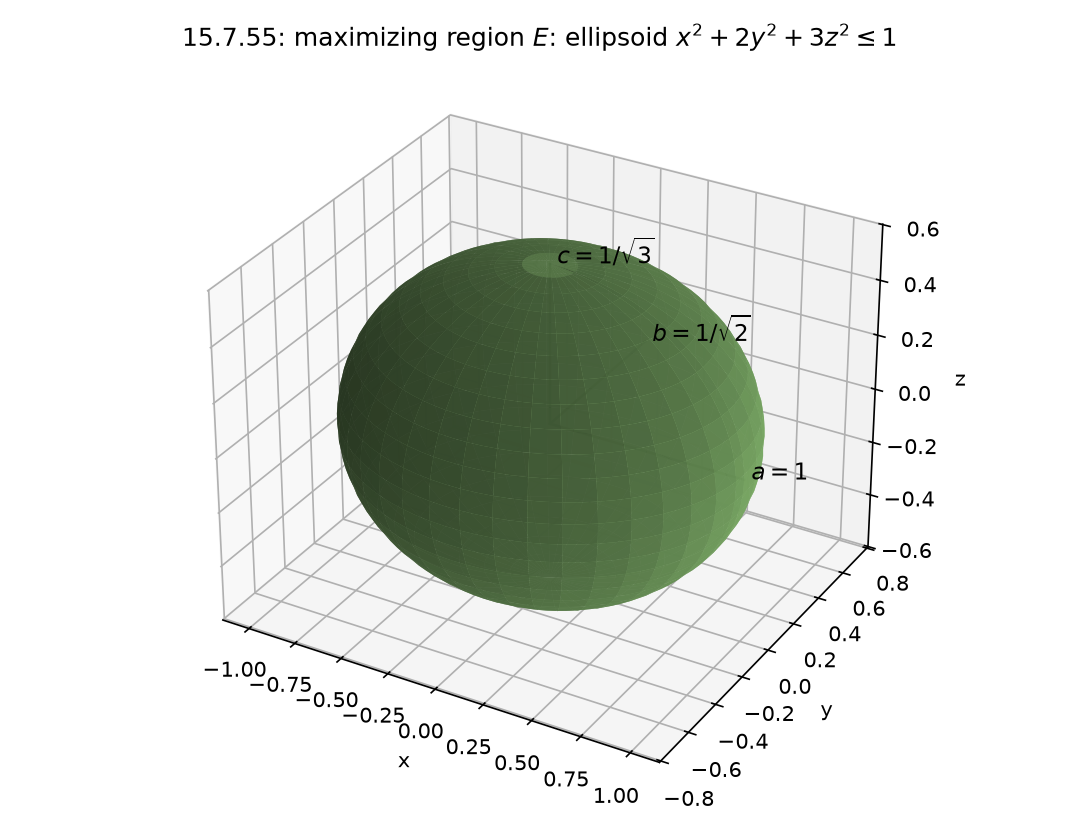

Recreate this plot in Python.
"""3D sketch of the maximizing region E for problem 15.7.55.

E = {x^2 + 2 y^2 + 3 z^2 <= 1}: ellipsoid with semi-axes
1 (x), 1/sqrt(2) (y), 1/sqrt(3) (z).
"""
import numpy as np
import matplotlib
matplotlib.use("Agg")
import matplotlib.pyplot as plt
from mpl_toolkits.mplot3d import Axes3D  # noqa: F401

a, b, c = 1.0, 1 / np.sqrt(2), 1 / np.sqrt(3)
uu, vv = np.meshgrid(np.linspace(0, 2 * np.pi, 80), np.linspace(0, np.pi, 50))
X = a * np.sin(vv) * np.cos(uu)
Y = b * np.sin(vv) * np.sin(uu)
Z = c * np.cos(vv)

fig = plt.figure(figsize=(7.2, 5.6))
ax = fig.add_subplot(111, projection="3d")
ax.plot_surface(X, Y, Z, color="#7fb069", alpha=0.9, rstride=2, cstride=2)
ax.plot([0, a], [0, 0], [0, 0], "k-", lw=1.2)
ax.plot([0, 0], [0, b], [0, 0], "k-", lw=1.2)
ax.plot([0, 0], [0, 0], [0, c], "k-", lw=1.2)
ax.text(a, 0, 0, " $a=1$", fontsize=11)
ax.text(0, b, 0, r" $b=1/\sqrt{2}$", fontsize=11)
ax.text(0, 0, c, r" $c=1/\sqrt{3}$", fontsize=11)

ax.set_xlabel("x")
ax.set_ylabel("y")
ax.set_zlabel("z")
ax.set_title(rf"15.7.55: maximizing region $E$: ellipsoid $x^2+2y^2+3z^2\leq 1$")
ax.set_box_aspect((2.0, 1.8, 1.5))
fig.tight_layout()
fig.savefig("calculus-15.7.55/solution/part1_figure1.png", dpi=150)
print("saved figure 1")
